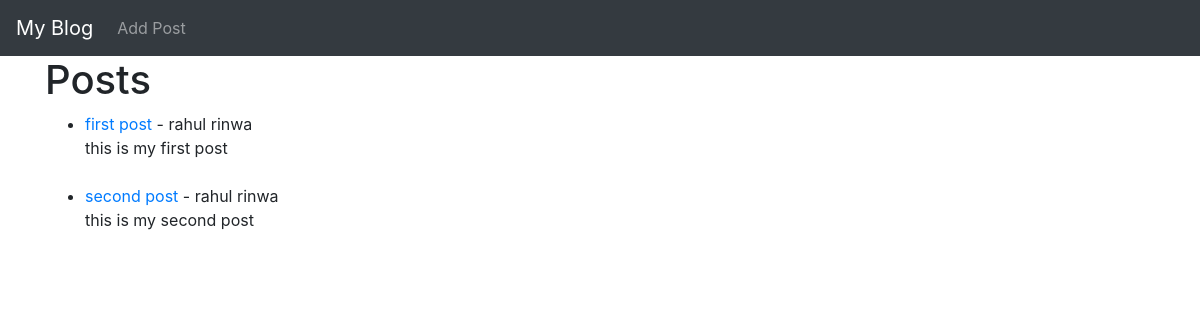
The app's page /, older data.
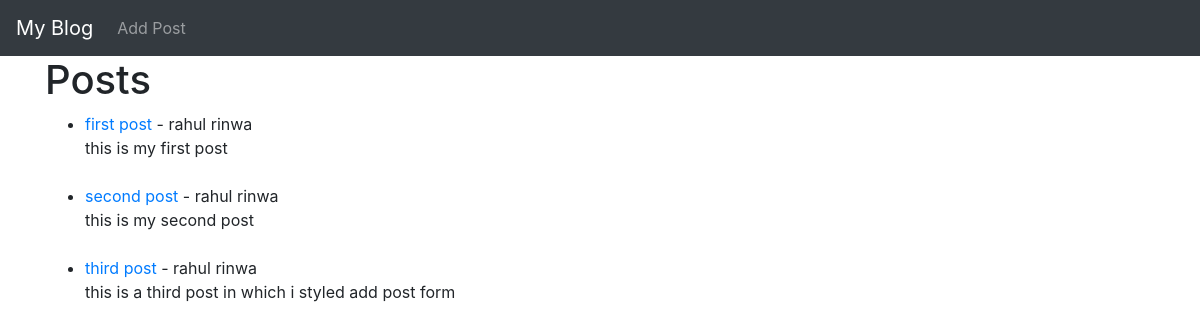
The same page, newer data.
### blog_app/models.py (models this page shows, shortened)
class Post(models.Model):
    title = models.CharField(max_length=255)
    author = models.ForeignKey(User, on_delete=models.CASCADE)
    body = models.TextField()

### blog_app/views.py (the view)
# urls.py: path('', HomeView.as_view(), name='home'),
class HomeView(ListView):
    model = Post
    template_name = 'home.html'

### templates/home.html
{% extends "base.html"%}
{% block content%}
<h1>Posts</h1>
<ul>
    {% for post in object_list %}
     <li><a href="{% url 'article_detail' post.pk %}">{{ post.title }}</a> - {{ post.author.first_name }} {{ post.author.last_name }} <br>
        {{ post.body }}</li>
     <br>
    {% endfor %}
</ul>
{% endblock %}

### templates/base.html (shortened to what this page needs)
<!doctype html>
<html lang="en">
  <head>
    <link rel="stylesheet" href="https://cdn.jsdelivr.net/npm/bootstrap@4.5.3/dist/css/bootstrap.min.css">
  </head>
  <body>
    <nav class="navbar navbar-expand-lg navbar-dark bg-dark">
        <a class="navbar-brand" href="{% url 'home' %}">My Blog</a>
        <div class="collapse navbar-collapse" id="navbarSupportedContent">
          <ul class="navbar-nav mr-auto">
            <li class="nav-item">
              <a class="nav-link" href="{% url 'add_post' %}">Add Post</a>
            </li>
          </ul>
        </div>
      </nav>
    <div class="container">
        {% block content %}
        {% endblock %}
    </div>
  </body>
</html>

Row changes from the older to the newer data that the page shows:
added Post: title "third post", author.first_name "rahul", author.last_name "rinwa", body "this is a third post in which i styled add post form"
